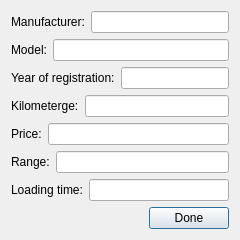
<?xml version="1.0" encoding="UTF-8"?>
<ui version="4.0">
 <class>AddDialog</class>
 <widget class="QDialog" name="AddDialog">
  <property name="geometry">
   <rect>
    <x>0</x>
    <y>0</y>
    <width>408</width>
    <height>326</height>
   </rect>
  </property>
  <property name="windowTitle">
   <string>Dialog</string>
  </property>
  <layout class="QVBoxLayout" name="verticalLayout">
   <property name="sizeConstraint">
    <enum>QLayout::SetFixedSize</enum>
   </property>
   <item>
    <layout class="QHBoxLayout" name="horizontalLayout">
     <item>
      <widget class="QLabel" name="label">
       <property name="text">
        <string>Manufacturer:</string>
       </property>
      </widget>
     </item>
     <item>
      <widget class="QLineEdit" name="ManLine"/>
     </item>
    </layout>
   </item>
   <item>
    <layout class="QHBoxLayout" name="horizontalLayout_2">
     <item>
      <widget class="QLabel" name="label_2">
       <property name="text">
        <string>Model:</string>
       </property>
      </widget>
     </item>
     <item>
      <widget class="QLineEdit" name="ModLine"/>
     </item>
    </layout>
   </item>
   <item>
    <layout class="QHBoxLayout" name="horizontalLayout_3">
     <item>
      <widget class="QLabel" name="label_3">
       <property name="text">
        <string>Year of registration:</string>
       </property>
      </widget>
     </item>
     <item>
      <widget class="QLineEdit" name="YearLine"/>
     </item>
    </layout>
   </item>
   <item>
    <layout class="QHBoxLayout" name="horizontalLayout_4">
     <item>
      <widget class="QLabel" name="label_4">
       <property name="text">
        <string>Kilometerge:</string>
       </property>
      </widget>
     </item>
     <item>
      <widget class="QLineEdit" name="KiloLine"/>
     </item>
    </layout>
   </item>
   <item>
    <layout class="QHBoxLayout" name="horizontalLayout_5">
     <item>
      <widget class="QLabel" name="label_5">
       <property name="text">
        <string>Price:</string>
       </property>
      </widget>
     </item>
     <item>
      <widget class="QLineEdit" name="PriceLine"/>
     </item>
    </layout>
   </item>
   <item>
    <layout class="QHBoxLayout" name="horizontalLayout_6">
     <item>
      <widget class="QLabel" name="label_6">
       <property name="text">
        <string>Range:</string>
       </property>
      </widget>
     </item>
     <item>
      <widget class="QLineEdit" name="RangeLine"/>
     </item>
    </layout>
   </item>
   <item>
    <layout class="QHBoxLayout" name="horizontalLayout_7">
     <item>
      <widget class="QLabel" name="label_7">
       <property name="text">
        <string>Loading time:</string>
       </property>
      </widget>
     </item>
     <item>
      <widget class="QLineEdit" name="TimeLine"/>
     </item>
    </layout>
   </item>
   <item>
    <layout class="QHBoxLayout" name="horizontalLayout_8">
     <item>
      <spacer name="horizontalSpacer">
       <property name="orientation">
        <enum>Qt::Horizontal</enum>
       </property>
       <property name="sizeHint" stdset="0">
        <size>
         <width>40</width>
         <height>20</height>
        </size>
       </property>
      </spacer>
     </item>
     <item>
      <widget class="QPushButton" name="DoneButton">
       <property name="text">
        <string>Done</string>
       </property>
      </widget>
     </item>
    </layout>
   </item>
  </layout>
 </widget>
 <resources/>
 <connections/>
</ui>
